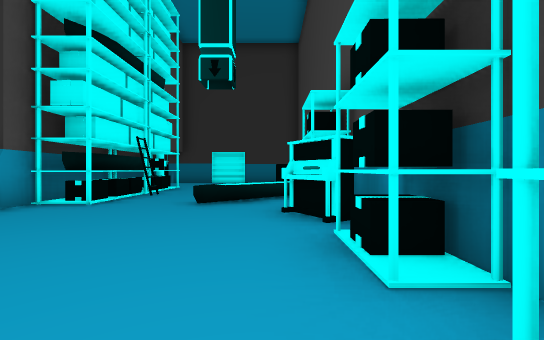
View 1 (above)

21 first-person views from a walk through a 3-D level made in the Unity game engine. The camera is 1.3 m above the floor, looks level and sees 90° across. The floor is counted in squares, 2 m on a side. Each view is taken from the middle of a square. On the plan, view 1 faces up. The plan holds only what a view shows up to about 9 squares ahead; the rest is blank. The place goes on beyond the plan. The player is left out. Some surface patterns are stand-ins.

View 2
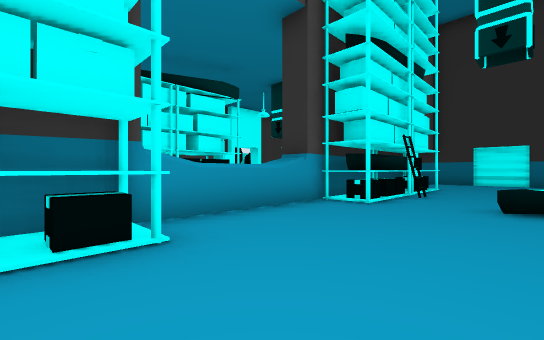

View 3
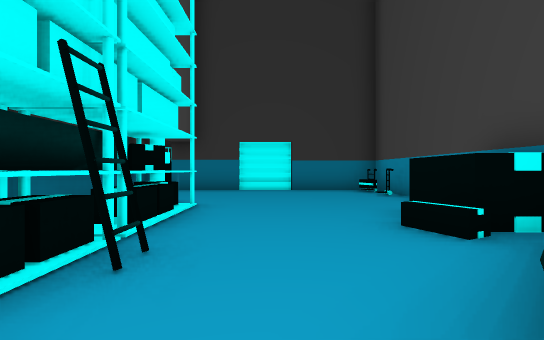

View 4
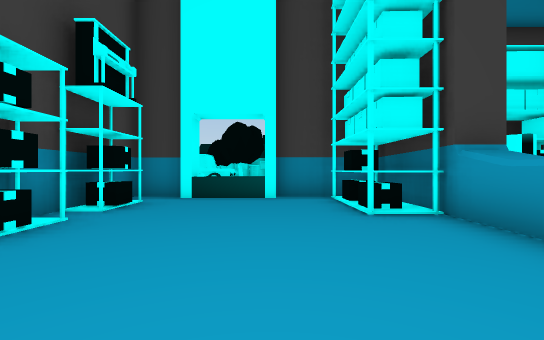

View 5
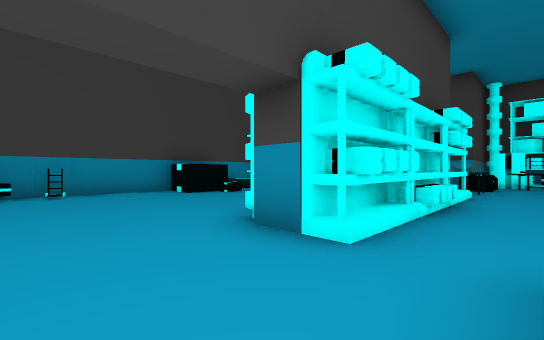

View 6
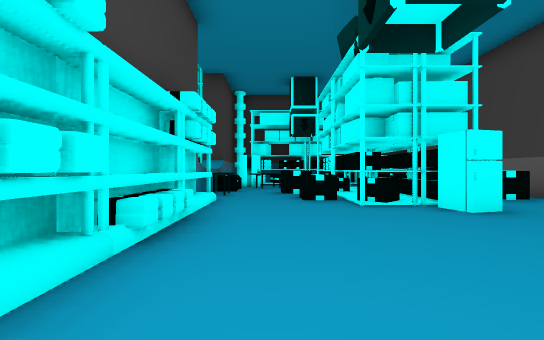

View 7
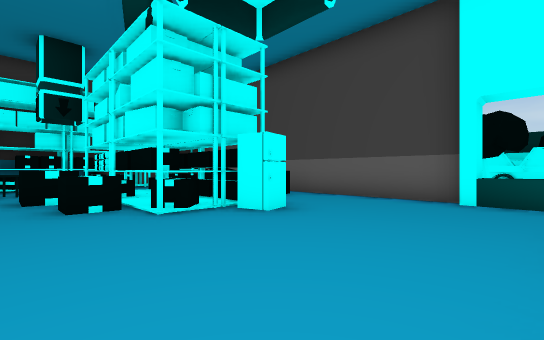

View 8
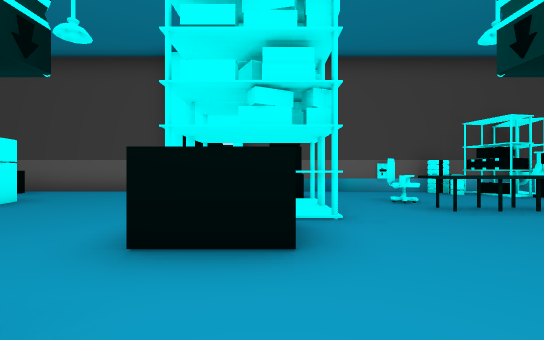

View 9
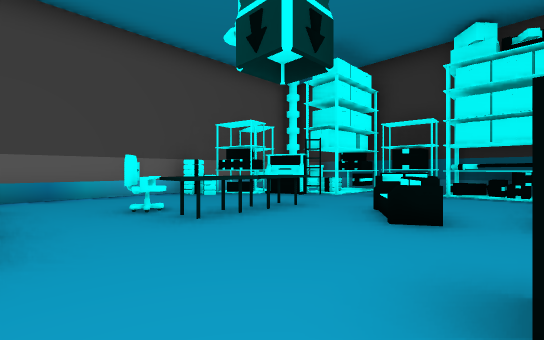

View 10
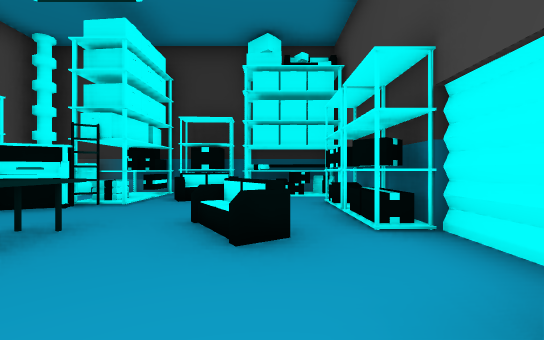

View 11
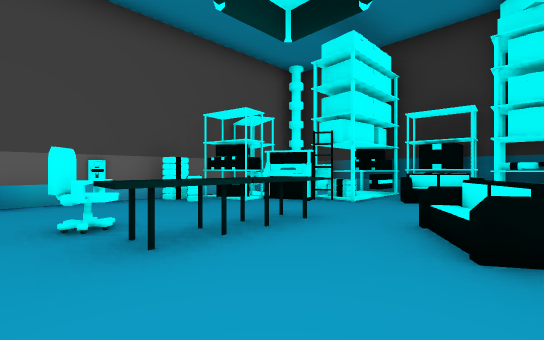

View 12
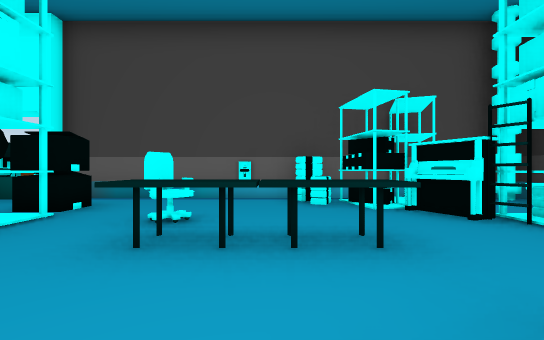

View 13
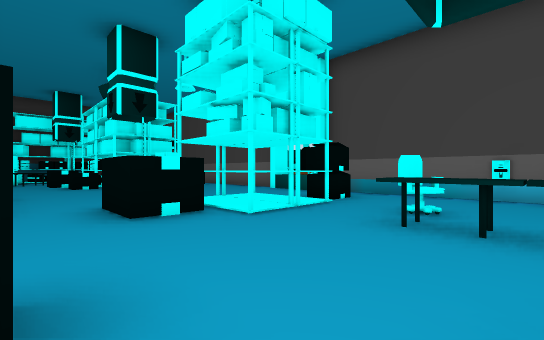

View 14
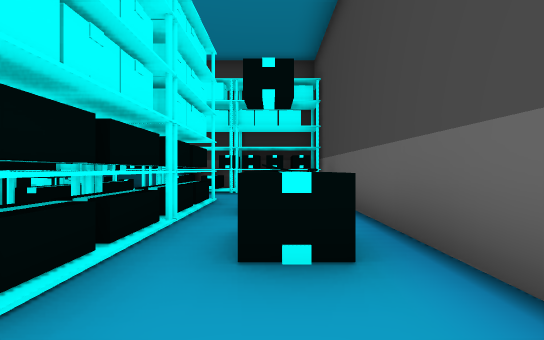

View 15
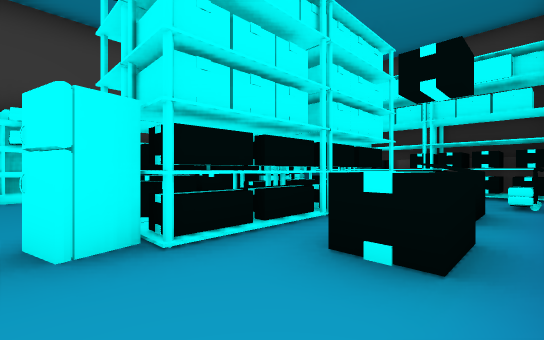

View 16
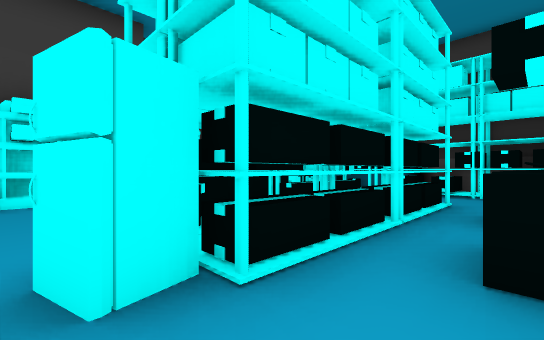

View 17
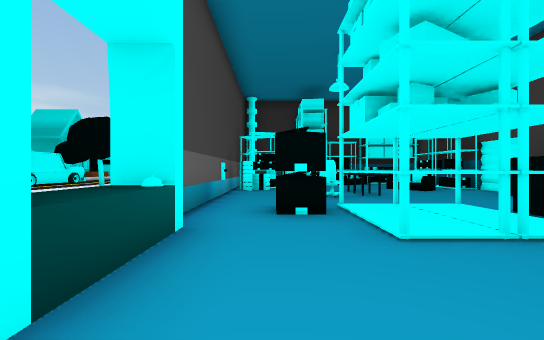

View 18
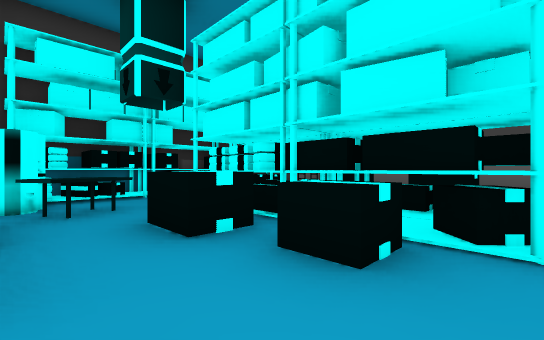

View 19
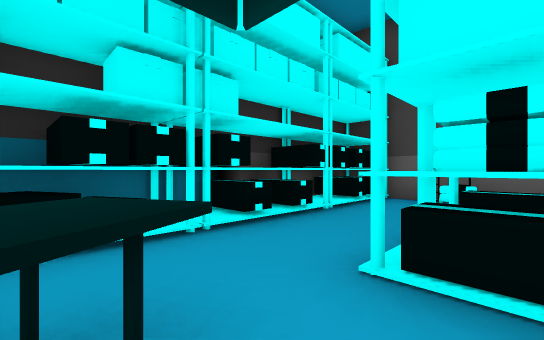

View 20
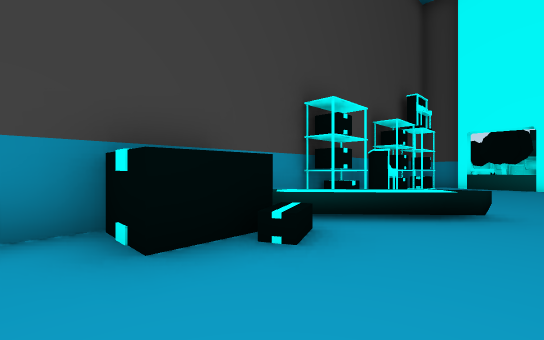

View 21
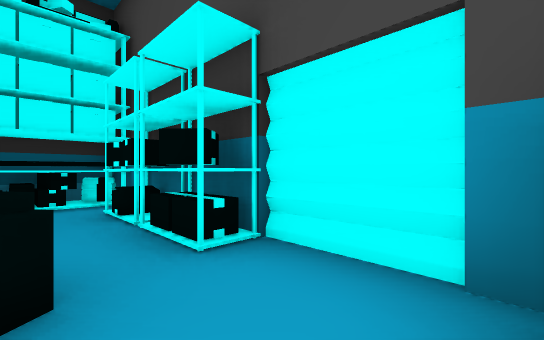

### Floor plan
Key: @ floor where view 1 was taken; # wall or solid block; . main floor; : floor 0.25 m higher than the main floor; ^ raised ledge; S shelf; P piano; C chair; F sofa; O other object.
Columns run from 14 left of view 1 to 2 right of it. Each row starts with its distance up from view 1.
 22  #########
 21  ##OOSSOO^
 20  ^.^^FF..#
 19  SSP^...S#
 18  SS.....S#
 17  OO.O..FS#
 16 #...O....O
 15 #O..C... #
 14 #........###O###
 13 #...^^.........O
 12 #.OO^^O........O
 11 :O..^^O.........#
 10 :^....... ^.....#
  9  #.......#O....O
  8 #.......O##...OO
  7 #...O...O##O..OO
  6 #...OO...#O..OOS
  5 #.O.OOO..#O..O.S
  4 #.O.OO..O#.....P
  3 #.O.OOO..^......#
  2 #.O.OO..OO.....S#
  1  O..##.OO#^....O#
  0  O......O#O...@S#
 -1  OOO^OOO^#O#....#
 -2  ############^O##

Positions as (right, up) in squares from view 1, and headings:
1: (0, 0), facing up
2: (-1, 0), facing up-left
3: (-2, 5), facing up
4: (-2, 5), facing down
5: (-7, 13), facing down-right
6: (-7, 11), facing down
7: (-7, 10), facing down-left
8: (-5, 12), facing left
9: (-6, 13), facing up-left
10: (-7, 14), facing up
11: (-7, 14), facing up-left
12: (-7, 16), facing left
13: (-6, 16), facing down-left
14: (-12, 7), facing down
15: (-13, 7), facing down-right
16: (-12, 7), facing down-right
17: (-12, 8), facing up
18: (-6, 6), facing down-left
19: (-7, 2), facing down-left
20: (-2, 10), facing down-right
21: (-7, 15), facing up-right
